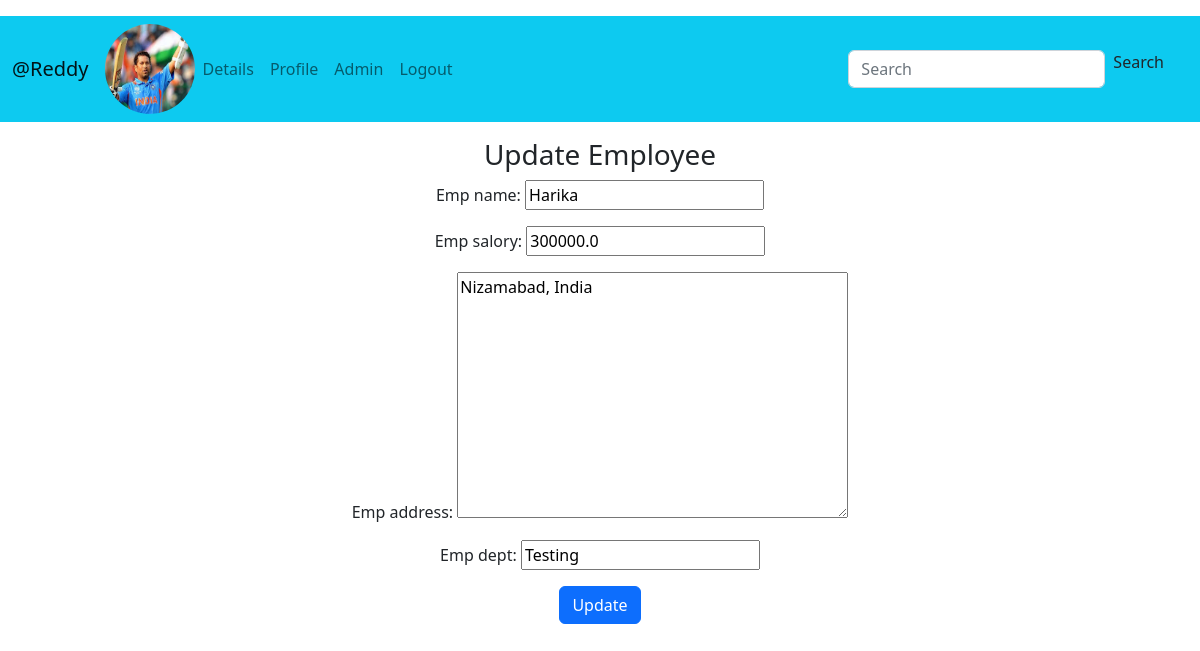
The page /dbapp/empupdate/2 (signed in) on the database its author committed.
### dbapp/models.py (models this page shows, shortened)
class Profile(models.Model):
    user=models.OneToOneField(User,on_delete=models.CASCADE)
    image=models.ImageField(default='profile_pics/sachin.jpg',upload_to='profile_pics',blank=True)

class Employee(models.Model):
    emp_name=models.CharField(max_length=100)
    emp_salory=models.FloatField()
    emp_address=models.TextField()
    emp_dept=models.CharField(max_length=100)

### dbapp/views.py (the view)
# urls.py: path('empupdate/<int:id>',views.empupdate,name='empupdate'),
def empupdate(request,id):
    emp=Employee.objects.get(id=id)
    form=EmpForm(instance=emp)
    if request.method=='POST':
        form=EmpForm(request.POST,instance=emp)
        if form.is_valid():
            form.save()
            return redirect('home')
    return render(request,'dbapp/update.html',{'form':form})

### dbapp/forms.py
class EmpForm(forms.ModelForm):
    class Meta:
        model=Employee
        fields='__all__'

### template/dbapp/update.html (shortened to what this page needs)
{% extends 'dbapp/home.html' %}
{% block content %}
<div class="container mt-3 text-center">
    <h3>Update Employee</h3>
    <form action="" method="POST">
        {{form.as_p}}
        <input class="btn btn-primary" type="submit" value="Update">
    </form>
</div>
{% endblock %}

### template/dbapp/home.html (shortened to what this page needs)
<!DOCTYPE html>
{% load static %}
<html lang="en">
<head>
    <link href="https://cdn.jsdelivr.net/npm/bootstrap@5.2.3/dist/css/bootstrap.min.css" rel="stylesheet">
</head>
<body>
    <nav class="navbar navbar-expand-lg navbar-light bg-info mt-3 ms-0 me-0">
        {% if user.is_authenticated %}
        <div class="container-fluid">
          <a class="navbar-brand" href="{% url 'home' %}">@{{user.username}}</a>
          <img  class="rounded-circle account-img" src="{{user.profile.image.url}}" alt="" width="90px" height="90px">
          {% endif %}
          <div class="collapse navbar-collapse" id="navbarSupportedContent">
            <ul class="navbar-nav me-auto mb-2 mb-lg-0">
                {% if user.is_authenticated %}
                <li class="nav-item">
                    <a class="nav-link" href="{% url 'dbapp:display' 1 %}">Details</a>
                </li>
                <li class="nav-item">
                    <a class="nav-link" href="{% url 'dbapp:profile' %}">Profile</a>
                </li>
                <li class="nav-item">
                    <a class="nav-link" href='http://127.0.0.1:8000/admin/'>Admin</a>
                </li>
                <li class="nav-item">
                    <a class="nav-link" href="{% url 'logout' %}">Logout</a>
                </li>
                {% endif %}
            </ul>
            <form class="d-flex pe-4" method="POST" action="{% url 'dbapp:search' %}">
              <input class="form-control me-2" type="search" placeholder="Search" aria-label="Search" name="empno">
              <a class='nav-link'href="{%url 'dbapp:search' %}">Search</a>
            </form>
          </div>
        </div>
      </nav>
    {% block content %}
    {% endblock %}
</body>
</html>

### rows shown on the page
Employee: emp_name "Harika", emp_salory "300000.0", emp_address "Nizamabad, India", emp_dept "Testing"

### other values the page prints
{{ user.username }} "Reddy"
